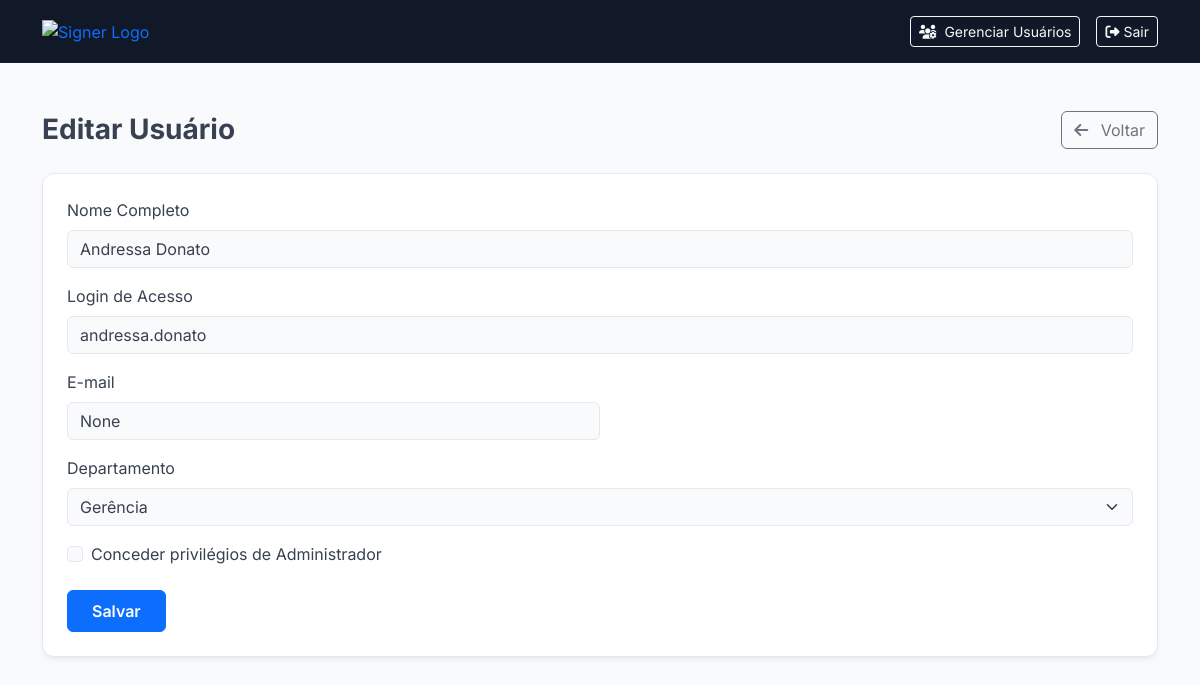
/users/25/edit (signed in), run on the app's committed database.
### tables this page shows
CREATE TABLE "usuarios" (
    id INTEGER PRIMARY KEY AUTOINCREMENT,
    departamento_id INTEGER,
    nome TEXT,
    login TEXT UNIQUE,
    senha TEXT,
    is_admin BOOLEAN DEFAULT 0 NOT NULL,
    email TEXT UNIQUE
);

CREATE TABLE "departamentos" (
    id INTEGER PRIMARY KEY,
    nome TEXT NOT NULL UNIQUE
);

### blueprints/users.py (the view, shortened to what this page needs)
@users_bp.route('/<int:user_id>/edit', methods=['GET', 'POST'])
@login_required
@admin_required
def edit_user(user_id):
    db = get_db()
    user = db.execute("SELECT * FROM usuarios WHERE id = ?", (user_id,)).fetchone()
    if not user: abort(404)
    departamentos = db.execute("SELECT id, nome FROM departamentos ORDER BY nome").fetchall()
    return render_template('user_form.html', title="Editar Usuário", user=user,
                           action_url=url_for('users.edit_user', user_id=user_id), departamentos=departamentos)

### blueprints/auth.py (called while the page is built)
def login_required(f):
    @wraps(f)
    def decorated_function(*args, **kwargs):
        if 'user_id' not in session:
            return redirect(url_for('auth.login', next=request.url))
        return f(*args, **kwargs)
    return decorated_function

@auth_bp.before_app_request
def load_logged_in_user():
    user_id = session.get('user_id')
    if user_id is None:
        g.user = None
    else:
        g.user = get_db().execute('SELECT * FROM usuarios WHERE id = ?', (user_id,)).fetchone()

### blueprints/users.py (called while the page is built)
def admin_required(f):
    @wraps(f)
    def decorated_function(*args, **kwargs):
        if not g.user or not g.user['is_admin']:
            abort(403)  # Proibido
        return f(*args, **kwargs)
    return decorated_function

### database.py (called while the page is built)
def get_db():
    if 'db' not in g:
        g.db = sqlite3.connect(
            current_app.config['DATABASE_PATH'],
            detect_types=sqlite3.PARSE_DECLTYPES
        )
        g.db.row_factory = sqlite3.Row
    return g.db

### templates/user_form.html (shortened to what this page needs)
<!DOCTYPE html>
<html lang="pt-BR">
<head>
    <link href="https://cdn.jsdelivr.net/npm/bootstrap@5.3.3/dist/css/bootstrap.min.css" rel="stylesheet">
    <link rel="stylesheet" href="https://cdnjs.cloudflare.com/ajax/libs/font-awesome/6.5.2/css/all.min.css">
</head>
<body>
{% include 'header.html' %}
<main class="container my-5">
    <div class="d-flex justify-content-between align-items-center mb-4">
        <div>
            <h1 class="h3 fw-bold mb-0">{{ title }}</h1>
        </div>
        <a href="{{ url_for('users.list_users') }}" class="btn btn-outline-secondary">
            <i class="fas fa-arrow-left me-2"></i> Voltar
        </a>
    </div>
    <div class="main-card">
        <form method="post" action="{{ action_url }}" class="p-4">
            <div class="mb-3">
                <label for="nome" class="form-label">Nome Completo</label>
                <input type="text" class="form-control" id="nome" name="nome" value="{{ user.nome if user else '' }}" required>
            </div>
            <div class="mb-3">
                <label for="login" class="form-label">Login de Acesso</label>
                <input type="text" class="form-control" id="login" name="login" value="{{ user.login if user else '' }}" required>
            </div>
            <div class="col-md-6 mb-3">
                <label for="email" class="form-label">E-mail</label>
                <input type="email" class="form-control" id="email" name="email" value="{{ user.email if user else '' }}" required>
            </div>
            <div class="mb-3">
                <label for="departamento_id" class="form-label">Departamento</label>
                <select class="form-select" id="departamento_id" name="departamento_id" required>
                    {% for depto in departamentos %}
                        <option value="{{ depto.id }}" {% if user and user.departamento_id == depto.id %}selected{% endif %}>
                            {{ depto.nome }}
                        </option>
                    {% endfor %}
                </select>
            </div>
            <div class="form-check mb-4">
                <input class="form-check-input" type="checkbox" id="is_admin" name="is_admin" {% if user and user.is_admin %}checked{% endif %}>
                <label class="form-check-label" for="is_admin">
                    Conceder privilégios de Administrador
                </label>
            </div>
            <button type="submit" class="btn btn-primary fw-semibold px-4 py-2">Salvar</button>
        </form>
    </div>
</main>
</body>
</html>

### templates/user_form.html (style rules this page uses)
:root { --bs-font-sans-serif: 'Inter', sans-serif; --bs-body-bg: #f9fafb; --bs-body-color: #374151; --bs-border-color: #e5e7eb; --bs-primary: #4f46e5; --header-dark-bg: #111827; }
body { background-color: var(--bs-body-bg); font-family: var(--bs-font-sans-serif); }
.main-card { background-color: #ffffff; border: 1px solid var(--bs-border-color); border-radius: 0.75rem; box-shadow: 0 4px 6px -1px rgb(0 0 0 / 0.05), 0 2px 4px -2px rgb(0 0 0 / 0.05); }

### data on the page
usuarios: nome "Andressa Donato", login "andressa.donato", departamento_id "Gerência"

### other printed values
{{ title }} "Editar Usuário"
